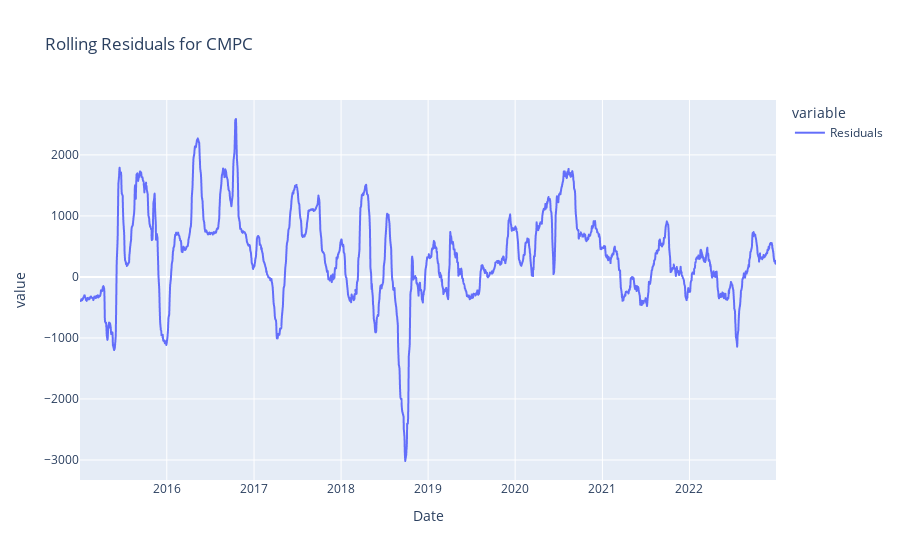

This figure's notebook cell:
### Code cell
# Now the rolling residuals from the oher variable
rolling_residuals = Y - rolling_beta["CMPC.SN"] * X["CMPC.SN"]

rolling_residuals_df = pd.DataFrame(rolling_residuals, index=Y.index, columns=['Residuals'])

fig = px.line(rolling_residuals_df, title='Rolling Residuals for CMPC')
fig.show()

### Figure 1 — Plotly figure (JSON) as saved in the notebook; plotly's stock layout.template omitted (floating-point values rounded to 4 significant figures; data arrays with more than 128 entries replaced by an {"elided": "..."} marker saying what was removed)
{"data": [{"hovertemplate": "variable=Residuals<br>Date=%{x}<br>value=%{y}<extra></extra>", "legendgroup": "Residuals", "line": {"color": "#636efa", "dash": "solid"}, "marker": {"symbol": "circle"}, "mode": "lines", "name": "Residuals", "showlegend": true, "type": "scattergl", "x": {"elided": "1994 str values"}, "xaxis": "x", "y": {"elided": "1994 float values"}, "yaxis": "y"}], "layout": {"legend": {"title": {"text": "variable"}, "tracegroupgap": 0}, "title": {"text": "Rolling Residuals for CMPC"}, "xaxis": {"anchor": "y", "domain": [0, 1], "title": {"text": "Date"}}, "yaxis": {"anchor": "x", "domain": [0, 1], "title": {"text": "value"}}}}
